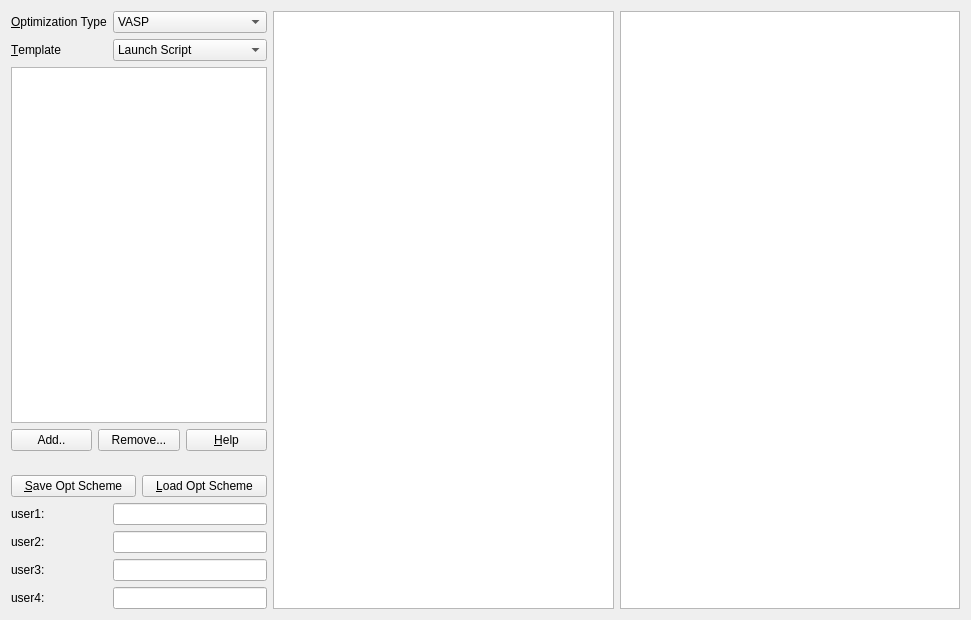
<?xml version="1.0" encoding="UTF-8"?>
<ui version="4.0">
 <class>Tab_Edit</class>
 <widget class="QWidget" name="Tab_Edit">
  <property name="geometry">
   <rect>
    <x>0</x>
    <y>0</y>
    <width>971</width>
    <height>620</height>
   </rect>
  </property>
  <property name="windowTitle">
   <string>Form</string>
  </property>
  <layout class="QGridLayout" name="gridLayout">
   <item row="2" column="0" colspan="4">
    <widget class="QListWidget" name="list_opt"/>
   </item>
   <item row="0" column="4" rowspan="14">
    <widget class="QTextEdit" name="edit_edit"/>
   </item>
   <item row="1" column="0">
    <widget class="QLabel" name="label_15">
     <property name="text">
      <string>&amp;Template</string>
     </property>
     <property name="buddy">
      <cstring>combo_template</cstring>
     </property>
    </widget>
   </item>
   <item row="1" column="1" colspan="3">
    <widget class="QComboBox" name="combo_template">
     <item>
      <property name="text">
       <string>Launch Script</string>
      </property>
     </item>
     <item>
      <property name="text">
       <string>INCAR</string>
      </property>
     </item>
     <item>
      <property name="text">
       <string>POTCAR</string>
      </property>
     </item>
     <item>
      <property name="text">
       <string>KPOINTS</string>
      </property>
     </item>
    </widget>
   </item>
   <item row="10" column="0">
    <widget class="QLabel" name="label">
     <property name="text">
      <string>user1:</string>
     </property>
    </widget>
   </item>
   <item row="11" column="0">
    <widget class="QLabel" name="label_2">
     <property name="text">
      <string>user2:</string>
     </property>
    </widget>
   </item>
   <item row="12" column="0">
    <widget class="QLabel" name="label_3">
     <property name="text">
      <string>user3:</string>
     </property>
    </widget>
   </item>
   <item row="13" column="0">
    <widget class="QLabel" name="label_4">
     <property name="text">
      <string>user4:</string>
     </property>
    </widget>
   </item>
   <item row="10" column="1" colspan="3">
    <widget class="QLineEdit" name="edit_user1"/>
   </item>
   <item row="11" column="1" colspan="3">
    <widget class="QLineEdit" name="edit_user2"/>
   </item>
   <item row="12" column="1" colspan="3">
    <widget class="QLineEdit" name="edit_user3"/>
   </item>
   <item row="13" column="1" colspan="3">
    <widget class="QLineEdit" name="edit_user4"/>
   </item>
   <item row="0" column="6" rowspan="14">
    <widget class="QListWidget" name="list_POTCARs"/>
   </item>
   <item row="0" column="0">
    <widget class="QLabel" name="label_5">
     <property name="text">
      <string>&amp;Optimization Type</string>
     </property>
     <property name="buddy">
      <cstring>combo_optType</cstring>
     </property>
    </widget>
   </item>
   <item row="0" column="1" colspan="3">
    <widget class="QComboBox" name="combo_optType">
     <item>
      <property name="text">
       <string>VASP</string>
      </property>
     </item>
     <item>
      <property name="text">
       <string>GULP</string>
      </property>
     </item>
     <item>
      <property name="text">
       <string>PWscf</string>
      </property>
     </item>
    </widget>
   </item>
   <item row="3" column="0" rowspan="2" colspan="4">
    <layout class="QHBoxLayout" name="horizontalLayout">
     <item>
      <widget class="QPushButton" name="push_add">
       <property name="text">
        <string>Add..</string>
       </property>
      </widget>
     </item>
     <item>
      <widget class="QPushButton" name="push_remove">
       <property name="text">
        <string>Remove...</string>
       </property>
      </widget>
     </item>
     <item>
      <widget class="QPushButton" name="push_help">
       <property name="text">
        <string>&amp;Help</string>
       </property>
      </widget>
     </item>
    </layout>
   </item>
   <item row="8" column="0" rowspan="2" colspan="4">
    <layout class="QHBoxLayout" name="horizontalLayout_2">
     <item>
      <widget class="QPushButton" name="push_saveScheme">
       <property name="text">
        <string>&amp;Save Opt Scheme</string>
       </property>
      </widget>
     </item>
     <item>
      <widget class="QPushButton" name="push_loadScheme">
       <property name="text">
        <string>&amp;Load Opt Scheme</string>
       </property>
      </widget>
     </item>
    </layout>
   </item>
  </layout>
 </widget>
 <tabstops>
  <tabstop>combo_optType</tabstop>
  <tabstop>combo_template</tabstop>
  <tabstop>list_opt</tabstop>
  <tabstop>edit_user1</tabstop>
  <tabstop>edit_user2</tabstop>
  <tabstop>edit_user3</tabstop>
  <tabstop>edit_user4</tabstop>
  <tabstop>edit_edit</tabstop>
  <tabstop>list_POTCARs</tabstop>
 </tabstops>
 <resources/>
 <connections/>
</ui>
